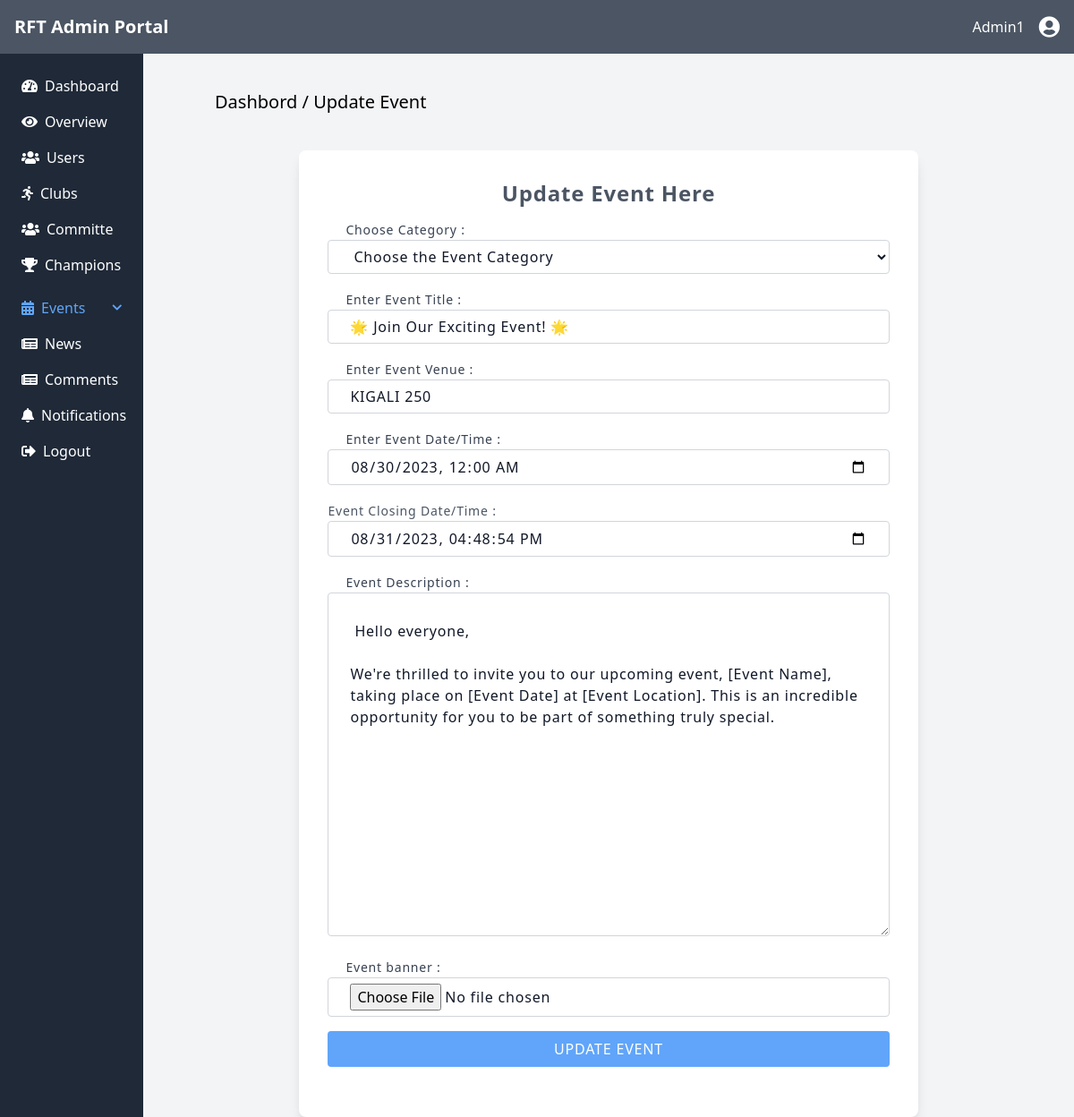
The page /public/admin/updateevent.php?editid=1 (signed in) on the database its author committed.
### tables this page shows
CREATE TABLE `events` (
  `id` int(11) NOT NULL,
  `event_category` varchar(100) NOT NULL,
  `title` text NOT NULL,
  `event_desc` text NOT NULL,
  `event_date` datetime NOT NULL,
  `event_enddate` datetime NOT NULL DEFAULT current_timestamp(),
  `venue` varchar(50) NOT NULL,
  `photo` text NOT NULL,
  `statuss` enum('passed','remaining') NOT NULL DEFAULT 'remaining',
  `status` enum('active','inactive') NOT NULL DEFAULT 'active',
  `createdat` timestamp NOT NULL DEFAULT current_timestamp(),
  `updatedat` timestamp NOT NULL DEFAULT current_timestamp() ON UPDATE current_timestamp()
);

### config/dbconnection.php (called while the page is built, shortened)
<?php
class dbconnection {
    protected $db;
    public function __construct(){
        $this->db = new PDO(DB_DRIVER.":host=".DB_HOST.";dbname=".DB_NAME,
        DB_USER,DB_PWD,[PDO::ATTR_ERRMODE            => PDO::ERRMODE_EXCEPTION,
        PDO::ATTR_DEFAULT_FETCH_MODE => PDO::FETCH_ASSOC
        ]);
    }
        function getByid($table, $id) {
            try {
                $stm = $this->db->prepare("SELECT * FROM " . $table . " WHERE id = :id");
                $stm->bindParam(':id', $id, PDO::PARAM_INT);
                $stm->execute();
                $result = $stm->fetch(PDO::FETCH_ASSOC);
                return $result;
            } catch (Exception $th) {
                return $th->getMessage();
            }
        }
}
?>

### public/admin/updateevent.php (the view, shortened to what this page needs)
<?php include '../../includes/header.php';
?>
<div class="md:flex">
    <div>
        <?php include '../../includes/leftbar.php'; ?>
    </div>
    <main class="w-full px-5 md:px-20 bg-gray-100 ">
        <h2 class="text-xl py-10">Dashbord / Update Event</h2>
        <div class="text-gray-900 tracking-wider leading-normal">
            <div class="container w-full mx-auto px-2">
                        <?php
                            if ($_SERVER['REQUEST_METHOD'] == 'GET') {
                                $id = $_GET['editid'];
                                $new = $db->getByid('events', $id);
                                if($new){
                        ?>
                   <div class="container px-0 mx-auto sm:px-5 bg-white p-5 md:w-4/5 rounded-lg shadow-lg ">
                            <div class="md:w-full pb-5">
                                <div class="py-3 flex justify-center items-cenetr">
                                    <h2 class="text-2xl font-bold text-gray-600">Update  Event Here</h2>
                                </div>
                                <form action="" method="POST" enctype="multipart/form-data">
                                    <div class=" mb-4 px-3">
                                        <label for="" class="font-light text-[14px] text-gray-700 p-2 px-5">Choose Category : </label>
                                        <select required name="category" class="w-full py-1.5 px-6 bg-white outline-none border border-gray-300 rounded ">
                                            <option>Choose the Event Category</option>
                                        </select>
                                    </div>
                                    <div class=" mb-4 px-3">
                                        <label for="" class="font-light text-[14px] text-gray-700 p-2 px-5">Enter Event Title : </label>
                                        <input type="text" required name="title" placeholder="Enter Event Title" value="<?php echo $new['title']; ?>" class="w-full  py-1.5 px-6 bg-white outline-none border border-gray-300 rounded ">
                                    </div>
                                    <div class=" mb-4 px-3">
                                        <label for="" class="font-light text-[14px] text-gray-700 p-2 px-5">Enter Event Venue : </label>
                                        <input type="text" required name="venue" placeholder="Enter Event Venue " value="<?php echo $new['venue']; ?>" class="w-full  py-1.5 px-6 bg-white outline-none border border-gray-300 rounded ">
                                    </div>
                                    <div class="mb-4 px-3">
                                        <label for="" class="font-light text-[14px] text-gray-700 p-2 px-5">Enter Event Date/Time :</label>
                                        <input type="datetime-local" required name="event_date" placeholder="Enter Event Date" value="<?php echo $new['event_date']; ?>"  class="w-full py-1.5 px-6 bg-white outline-none border border-gray-300 rounded">
                                    </div>
                                    <div class="mb-4 px-3">
                                        <label for="" class="text-[14px] font-light text-gray-600">Event Closing Date/Time :</label>
                                        <input type="datetime-local" required name="event_enddate" placeholder="Enter Ending Event Date/Time" value="<?php echo $new['event_enddate']; ?>" min="<?php echo date('Y-m-d\TH:i'); ?>" class="w-full py-1.5 px-6 bg-white outline-none border border-gray-300 rounded">
                                    </div>
                                    <div class=" mb-4 px-3">
                                        <label for="" class="font-light text-[14px] text-gray-700 p-2 px-5">Event Description : </label>
                                        <textarea required name="event_desc" placeholder="Enter Event Description"   class="w-full h-96  py-1.5 px-6 bg-white outline-none border border-gray-300 rounded "> <?php echo $new['event_desc']; ?></textarea>
                                    </div>
                                    <div class=" mb-4 px-3">
                                        <label for="" class="font-light text-[14px] text-gray-700 p-2 px-5">Event banner : </label>
                                        <input type="file"  name="photo" placeholder="Choose Photo" class="w-full  py-1.5 px-6 bg-white outline-none border border-gray-300 rounded ">
                                    </div>
                                    <div class=" mb-4 px-3">
                                        <button type="submit" name="addmember" class="text-white bg-blue-400 hover:bg-blue-600 uppercase py-2 rounded font-[500] w-full">Update Event</button>
                                    </div>
                                </form>
                            </div>
                        </div>
                        <?php } }?>
</div>
</div>
</main>

### rows shown on the page
events: title "🌟 Join Our Exciting Event! 🌟", venue "KIGALI 250", event_date "08/30/2023 00:00", event_enddate "08/31/2023 16:48:54", event_desc "Hello everyone, We're thrilled to invite you to our upcoming event, [Event Name], taking place on [Event Date] at [Event Location]. This is an incredible opportunity for you to be part of something truly special."

### other values the page prints
$user['username'] "Admin1"
